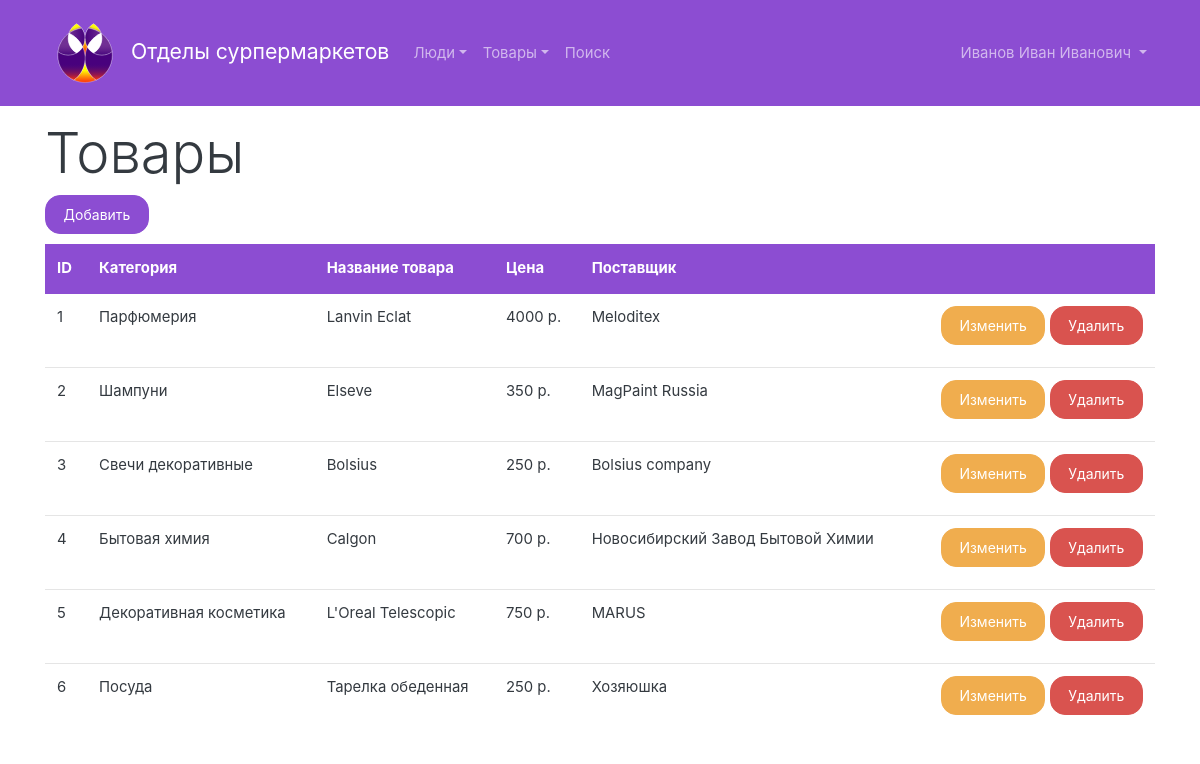
The page /products.php (signed in) on the database its author committed.
### tables this page shows
CREATE TABLE "products" (
	`product_ID`	INTEGER PRIMARY KEY AUTOINCREMENT,
	`category`	INTEGER NOT NULL,
	`name`	TEXT NOT NULL,
	`price`	REAL NOT NULL,
	`provider`	INTEGER NOT NULL,
	FOREIGN KEY(`category`) REFERENCES `category`(`category_ID`),
	FOREIGN KEY(`provider`) REFERENCES `provider`(`provider_ID`)
);

CREATE TABLE "category" (
	`category_ID`	INTEGER PRIMARY KEY AUTOINCREMENT,
	`name`	TEXT NOT NULL
);

CREATE TABLE `provider` (
	`provider_ID`	INTEGER PRIMARY KEY AUTOINCREMENT,
	`name of_the_organization`	TEXT NOT NULL,
	`contact_number`	TEXT,
	`address`	TEXT NOT NULL
);

### includes/sqlite.php (called while the page is built, shortened)
<?php
class DB
{
    private $db;
    public function __construct($dbfile = ':memory:')
    {
        $this->db = new SQLite3($dbfile);
        $this->db->createFunction('lower', 'lower');
    }
    public function exec(string $query): bool
    {
        $result = $this->db->exec($query);
        return $result;
    }
    public function query(string $query)
    {
        $result = $this->db->query($query);
        $array = array();
        while ($row = $result->fetchArray()) {
            $array[] = $row;
        }
        return $array;
    }
    public function select($table, $fields = '*', string $where = '1', $order = array(), int $limit = -1, int $offset = 0)
    {
        $_order = '';
        $countOrder = count($order);
        if ($countOrder > 0) {
            if ($countOrder == 1) {
                $_order .= '`' . $order[0] . '`';
            } else {
                $_order .= '`' . $order[0] . '` ' . $order[1];
            }
            $order = 'ORDER BY ' . $_order;
        } else {
            $order = '';
        }
        if ($limit >= 0) {
            $limit = 'LIMIT ' . $offset . ', ' . $limit;
        } else {
            $limit = '';
        }
        if (!is_array($table)) $table = array($table);
        $tables = '';
        $countTables = count($table);
        for($i = 0; $i < $countTables; $i++) {
            $tables .= '`' . $table[$i] . '`';;
        }
        $query = "SELECT $fields FROM $tables WHERE $where $order $limit;";
        $result = $this->query($query);
        return $result;
    }
    public function selectOne($table, $fields = '*', string $where = '1', $order = array(), int $offset = 0)
    {
        $result = $this->select($table, $fields, $where, $order, 1, $offset);
        return $result[0];
    }
}

### products.php (the view, shortened to what this page needs)
<?php
include "includes/header.php";
$db = new DB('db.db');
if (isset($_GET['q'])) {
    $q = urldecode($_GET['q']);
    $q = trim($q);
    $products = $db->select(['products', 'category', 'provider'], 'products.*, category.*, provider.provider_ID, provider.`name of_the_organization`',
        '(products.category = category.category_ID AND products.provider = provider.provider_ID) AND (
        lower(products.name) LIKE lower("%' . $q . '%") OR
        lower(price) LIKE lower("%' . $q . '%") OR
        lower(provider.`name of_the_organization`) LIKE lower("%' . $q . '%") OR
        lower(category.name) LIKE lower("%' . $q . '%")
        )');
} else {
    $products = $db->select('products');
}
?>
    <main class="container">
        <h2 class="display-4">Товары</h2>
        <div>
            <a href="/add-product.php" class="btn btn-primary">Добавить</a>
        </div>
        <table class="table table-hover">
            <thead>
            <tr class="table-primary">
                <th>ID</th>
                <th>Категория</th>
                <th>Название товара</th>
                <th>Цена</th>
                <th>Поставщик</th>
                <th>&nbsp;</th>
            </tr>
            </thead>
            <tbody>
            <?php foreach ($products as $product): ?>
                <tr>
                    <td><?= $product['product_ID']; ?></td>
                    <td><?= $db->selectOne('category', 'name', 'category_ID = ' . $product['category'])['name']; ?></td>
                    <td><?= $product[2]; ?></td>
                    <td><?= $product['price']; ?> р.</td>
                    <td><?= $db->selectOne('provider', '`name of_the_organization`', 'provider_ID = ' . $product['provider'])['name of_the_organization']; ?></td>
                    <td class="text-right">
                        <a href="edit-product.php?id=<?= $product['product_ID']; ?>" class="btn btn-warning">Изменить</a>
                        <a href="delete.php?type=product&id=<?= $product['product_ID']; ?>" class="btn btn-danger">Удалить</a>
                    </td>
                </tr>
            <?php endforeach; ?>
            </tbody>
        </table>
    </main>
<?php
include "includes/footer.php";

### style.css (style rules this page uses)
.btn { margin-bottom: 10px; }
body { margin-top: 120px; }
.bg-primary, .table-primary, .table-primary>th, .table-primary>td, .btn-primary { background-color: #8c4dd2 !important; background: #8c4dd2 !important; border-color: #8c4dd2 !important; }

### rows shown on the page
products: product_ID "1", category.name "Парфюмерия", name "Lanvin Eclat", price "4000", provider "Meloditex"
products: product_ID "2", category.name "Шампуни", name "Elseve", price "350", provider "MagPaint Russia"
products: product_ID "3", category.name "Свечи декоративные", name "Bolsius", price "250", provider "Bolsius company"
products: product_ID "4", category.name "Бытовая химия", name "Calgon", price "700", provider "Новосибирский Завод Бытовой Химии"
products: product_ID "5", category.name "Декоративная косметика", name "L'Oreal Telescopic", price "750", provider "MARUS"
products: product_ID "6", category.name "Посуда", name "Тарелка обеденная", price "250", provider "Хозяюшка"

### other values the page prints
$_SESSION['name'] "Иванов Иван Иванович"
